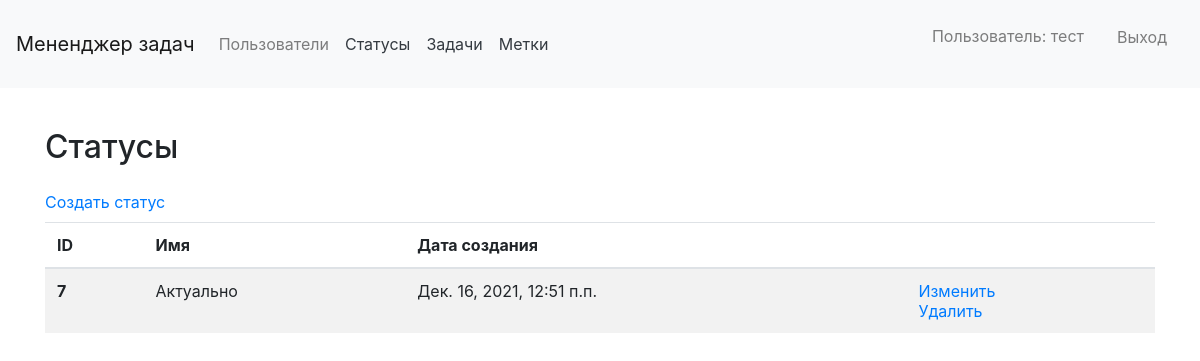
The app's page /statuses/ (signed in), older data.
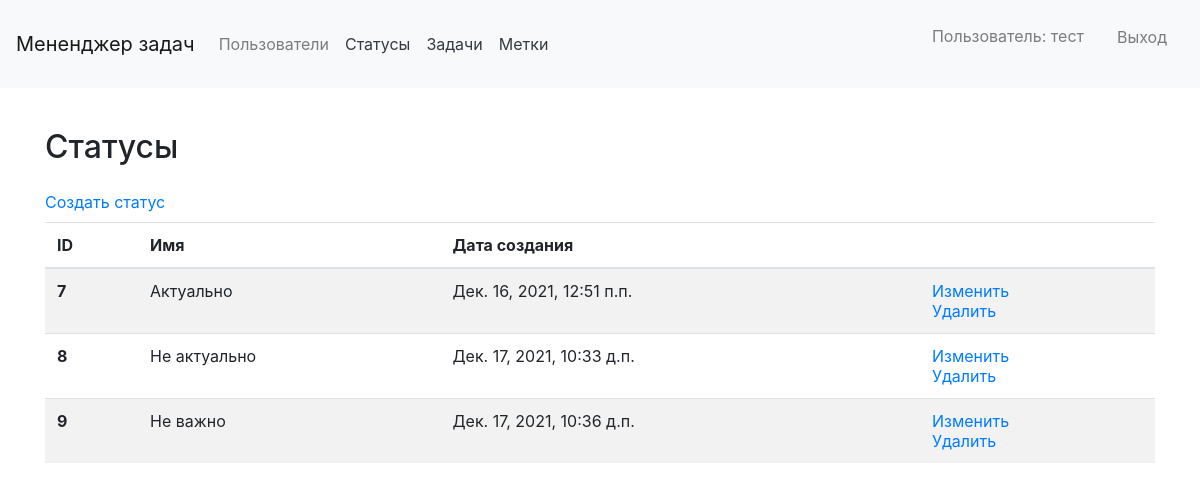
The same page, newer data.
### status/models.py (models this page shows, shortened)
class Status(models.Model):
    name = models.CharField(max_length=30)
    created_at = models.DateTimeField(auto_now_add=True)
    class Meta(object):
        verbose_name = 'status'
        verbose_name_plural = 'statuses'

### status/views.py (the view)
# urls.py: path('', StatusesListView.as_view(), name='statuses'),
class StatusesListView(LoginRequiredMixin, ListView):
    model = Status
    template_name = 'status/statuses_list.html'
    context_object_name = 'statuses_list'
    login_url = reverse_lazy('login_page')
    redirect_field_name = 'redirect_to'

### templates/status/statuses_list.html (shortened to what this page needs)
{% extends 'main_template.html' %}
{% load i18n %}
{% block title %}
    <head>
    </head>
{% endblock %}
{% block content %}
<div class="container wrapper flex-grow-1">
    <h1 class="my-4 h2">
        {% trans "Статусы" %}
    </h1>
    <a href='{% url "create_status" %}'>{% trans "Создать статус" %}</a>
    <table class="table table-striped mt-2">
    <thead>
        <tr>
        <th scope="col">ID</th>
        <th scope="col">{% trans "Имя" %}</th>
        <th scope="col">{% trans "Дата создания" %}</th>
        <th scope="col"></th>
        </tr>
    </thead>
    <tbody>
        {% for status in statuses_list %}
            <tr>
            <th scope="row">{{ status.pk }}</th>
            <td>{{ status.name }}</td>
            <td>{{ status.created_at }}</td>
            <td>
                {% if user.id == request.user.id %}
                    <a href="{% url 'update_status' status.pk %}">{% trans "Изменить" %}</a> <br>
                    <a href="{% url 'delete_status' status.pk %}">{% trans "Удалить" %}</a>
                {% endif %}
            </td>
            </tr>
        {% endfor %}
    </tbody>
    </table>
</div>
{% endblock %}

Row changes from the older to the newer data that the page shows:
added Status: pk "8", name "Не актуально", created_at "Дек. 17, 2021, 10:33 д.п."
added Status: pk "9", name "Не важно", created_at "Дек. 17, 2021, 10:36 д.п."
